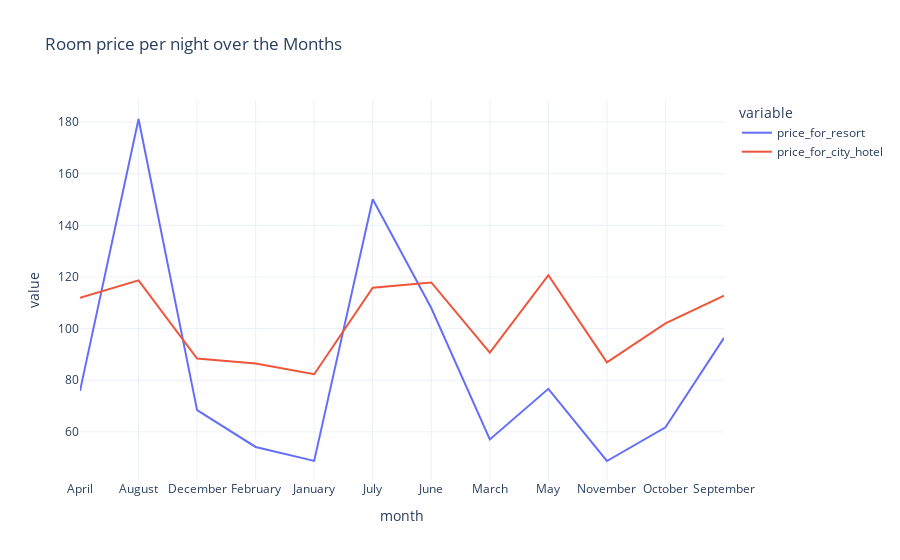

This figure's notebook cell:
### Markdown cell above
# Assignment task: months in above DF is not sorted, sort the DF

### Code cell
plt.figure(figsize = (20,10))

px.line(final_hotel, x = 'month', y = ['price_for_resort','price_for_city_hotel'],
        title = 'Room price per night over the Months', template = 'plotly_white')

### Figure 1 — Plotly figure (JSON) as saved in the notebook; plotly's stock layout.template omitted (floating-point values rounded to 4 significant figures)
{"data": [{"hovertemplate": "variable=price_for_resort<br>month=%{x}<br>value=%{y}<extra></extra>", "legendgroup": "price_for_resort", "line": {"color": "#636efa", "dash": "solid"}, "marker": {"symbol": "circle"}, "mode": "lines", "name": "price_for_resort", "orientation": "v", "showlegend": true, "type": "scatter", "x": ["April", "August", "December", "February", "January", "July", "June", "March", "May", "November", "October", "September"], "xaxis": "x", "y": [75.87, 181.2, 68.41, 54.15, 48.76, 150.1, 108.0, 57.06, 76.66, 48.71, 61.78, 96.42], "yaxis": "y"}, {"hovertemplate": "variable=price_for_city_hotel<br>month=%{x}<br>value=%{y}<extra></extra>", "legendgroup": "price_for_city_hotel", "line": {"color": "#EF553B", "dash": "solid"}, "marker": {"symbol": "circle"}, "mode": "lines", "name": "price_for_city_hotel", "orientation": "v", "showlegend": true, "type": "scatter", "x": ["April", "August", "December", "February", "January", "July", "June", "March", "May", "November", "October", "September"], "xaxis": "x", "y": [112.0, 118.7, 88.4, 86.52, 82.33, 115.8, 117.9, 90.66, 120.7, 86.95, 102.0, 112.8], "yaxis": "y"}], "layout": {"legend": {"title": {"text": "variable"}, "tracegroupgap": 0}, "title": {"text": "Room price per night over the Months"}, "xaxis": {"anchor": "y", "domain": [0, 1], "title": {"text": "month"}}, "yaxis": {"anchor": "x", "domain": [0, 1], "title": {"text": "value"}}}}
